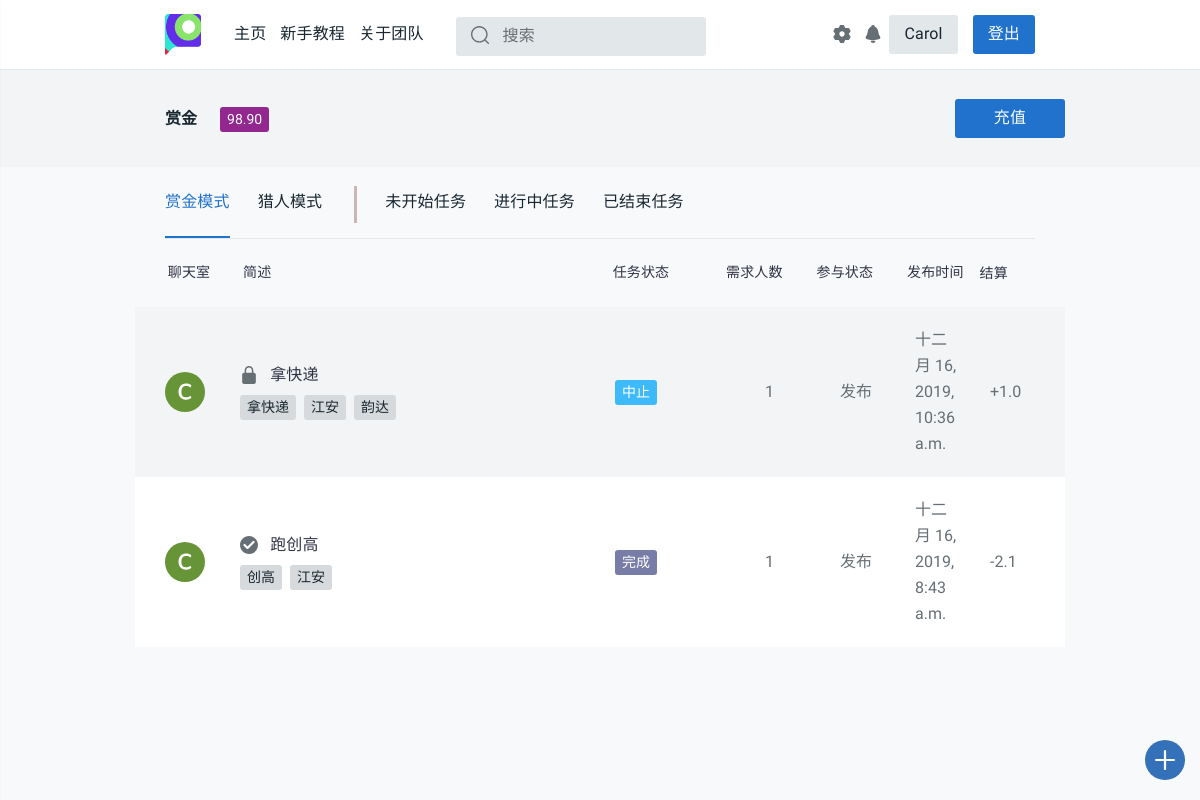
/profile/ (signed in), run on the app's committed database.
### login/models.py (models this page shows, shortened)
class User(models.Model):
    name = models.CharField(max_length=128, unique=True)
    password = models.CharField(max_length=256)
    stu_id = models.CharField(max_length=13, unique=True)
    phone = models.CharField(max_length=11, unique=True, default='None')
    dept = models.CharField(max_length=50, default='None')
    money = models.DecimalField(max_digits=5, decimal_places=2, default=0.00)
    c_time = models.DateTimeField(auto_now_add=True)
    has_confirmed = models.BooleanField(default=False)
    send_state = models.IntegerField(default=1)
    updated_time = models.DateTimeField(null=True, blank=True)
    class Meta:
        ordering = ['c_time']
        verbose_name = '用户'
        verbose_name_plural = '用户'

### task_platform/models.py (models this page shows, shortened)
class Task(models.Model):
    state = (('未开始', 'waitting'), ('进行中', 'processing'), ('中止', 'abort'),
             ('撤销', 'revoke'), ('超时', 'timeout'), ('完成', 'completed'))
    publisher = models.CharField(max_length=128)
    pub_time = models.DateTimeField(auto_now_add=True)
    begin_time = models.DateTimeField(null=True, blank=True)
    end_time = models.DateTimeField(null=True, blank=True)
    people_needed = models.IntegerField(default=1)
    people_now = models.IntegerField(default=0)
    expected_time_consuming = models.DecimalField(
        max_digits=12, decimal_places=1, default=0.0)
    task_description = models.CharField(max_length=50, default="None")
    task_detail = RichTextUploadingField(default='None')
    task_state = models.CharField(max_length=32, choices=state, default='未开始')
    task_class = models.CharField(max_length=48, default='赏金模式')
    class Meta:
        ordering = ['pub_time']
        verbose_name = '任务'
        verbose_name_plural = '任务'

class Task_tags(models.Model):
    sig_tag = models.CharField(max_length=20, default="None")
    task_id = models.IntegerField(default="0")
    def __str__(self):
        return self.sig_tag
    class Meta:
        verbose_name = "任务标签"
        verbose_name_plural = "任务标签"

### task_platform/views.py (the view, shortened to what this page needs)
# urls.py: path('profile/', views.profile, name='profile'),
def profile(request):
    username = request.session.get('user_name', None)
    if not username:
        return redirect('/login/')
    notice_room = '/chatroom/{}'.format(get_notice_room_id(username))
    notice_num = chatinfo_num(username)
    user = User.objects.get(name=username)
    student_id = user.stu_id
    phone = user.phone
    dept = user.dept
    if user.dept == 'None':
        dept = '暂无信息'
    money = user.money
    task_list_list = []
    if username:
        user = User.objects.get(name=username)
        student_id = user.stu_id
        phone = user.phone
        dept = user.dept
        if user.dept == 'None':
            dept = '暂无信息'
    stcolor_finder = {
        '未开始': '9', '进行中': '2',
        '中止': '3', '撤销': '3',
        '超时': '6', '完成': '4',
        '赏金模式': '5', '猎人模式': '7'
    }
    rec_task_id_list = Task_receive.objects.filter(username=username).values_list('task_id')
    latest_task_list = Task.objects.filter(
        Q(publisher=username) | Q(id__in=rec_task_id_list)
    ).order_by('-pub_time')
    tab_class = [
        ("task_class='赏金模式'", "_task.task_state"),
        ("task_class='猎人模式'", "_task.task_state"),
        ("task_state='未开始'", "_task.task_class"),
        ("task_state='进行中'", "_task.task_class"),
        ("Q(task_state='撤销')|Q(task_state='中止')|Q(task_state='超时')|Q(task_state='完成')",
        "_task.task_class")
    ]
    def calc_settlement(task, username):
        _settlement = '暂无'
        rec_task_list = Task_receive.objects.filter(task_id=task.id)
        if task.publisher == username:
            if task.task_class == '赏金模式':
                if task.task_state == '完成':
                    _settlement = 0
                    for rec in rec_task_list:
                        _settlement -= (1 + settings.PERCENTAGE) * float(rec.done_money)
                elif task.task_state in ['中止']:
                    _settlement = 0
                    for rec in rec_task_list:
                        _settlement += float(rec.done_money)
                elif task.task_state == '撤销':
                    _settlement = -settings.DEPOSIT
                    for rec in rec_task_list:
                        if rec.is_abort:
                            _settlement += float(rec.done_money)
            else:
                if task.task_state == '完成':
                    _settlement = -float(rec_task_list.first().done_money) * (1 - settings.PERCENTAGE)
                elif task.task_state in ['中止', '超时']:
                    _settlement = -settings.DEPOSIT
        if type(_settlement) == str:
            return _settlement
        if _settlement >= 0:
            return '+{}'.format(round(_settlement, 2))
        else:
            return str(round(_settlement, 2))
    for idx in range(5):
        tag_list = []
        for _task in eval('latest_task_list.filter({})'.format(tab_class[idx][0])):
            _color = 'tt-color0{} tt-badge'.format(stcolor_finder[eval(tab_class[idx][1])])
            _settlement = calc_settlement(_task, username)
            _room_id = get_room_id(_task)
            tag_list.append(
                (_task, _color, _settlement, _room_id,
                Task_tags.objects.filter(task_id=_task.id).order_by('sig_tag'))
            )
        task_list_list.append(tag_list)
    tag_list_1, tag_list_2, tag_list_3, tag_list_4, tag_list_5 = (
        task_list_list[0], task_list_list[1], task_list_list[2],
        task_list_list[3], task_list_list[4]
    )
    if request.method == 'POST' and 'settings' in request.POST:
        self_settings(request)
    return render(request, 'task_platform/profile.html', locals())

### task_platform/views.py (called while the page is built)
@csrf_exempt
def get_room_id(task):
    md5 = hashlib.md5()
    md5.update('{}{}'.format(task.id, task.publisher).encode())
    return md5.hexdigest()

@csrf_exempt
def get_notice_room_id(username):
    md5 = hashlib.md5()
    md5.update(username.encode())
    return md5.hexdigest()

def chatinfo_num(username):
    withs = Withdraw.objects.filter(username=username, state='完成', noticed=False)
    for each_with in withs:
        send_notice(username, '恭喜您，您于{}发起的提现{}元的请求已经接受，请查看您支付宝余额，如果有问题请联系platform_office@163.com。'.format(each_with.start_time.strftime('%Y-%m-%d %M:%H:%S'), each_with.money))
        each_with.noticed = True
        each_with.save()
    chatnum = ChatVision.objects.filter(username=username, has_seen=False).count()
    return chatnum

### task_platform/templates/task_platform/profile.html (shortened to what this page needs)
{% extends 'task_platform/base.html'%}
{% load staticfiles %}
{% block content %}
<head>
  <link rel="stylesheet" href="{% static 'css/style.css' %}">
  <link href="{% static 'css/profile.css' %}" rel="stylesheet">
</head>
<main id="tt-pageContent" class="tt-offset-small">
  <div class="tt-wrapper-section">
    <div class="container">
      <div class="tt-user-header">
        <div class="tt-col-title">
          <div class="tt-title">
            <a href="#">赏金</a>
          </div>
          <ul class="tt-list-badge">
            <li><a href="#"><span class="tt-color14 tt-badge">{{ money }}</span></a></li>
          </ul>
        </div>
        <div class="tt-col-btn" id="js-settings-btn">
          <div class="tt-list-btn">
            <a href="/recharge/" class="btn btn-secondary">充值</a>
          </div>
        </div>
      </div>
    </div>
  </div>
  <div class="container">
    <div class="tt-tab-wrapper">
      <div class="tt-wrapper-inner">
        <ul class="nav nav-tabs pt-tabs-default" role="tablist">
          <li class="nav-item show">
            <a class="nav-link active" data-toggle="tab" href="#tt-tab-01" role="tab"><span>赏金模式</span></a>
          </li>
          <li class="nav-item">
            <a class="nav-link" data-toggle="tab" href="#tt-tab-02" role="tab">
              <div class="box-container">
                <div class="border-right"><span>猎人模式</span></div>
              </div>
             </a>
          </li>
          <li class="nav-item">
            <a class="nav-link" data-toggle="tab" href="#tt-tab-03" role="tab"><span>未开始任务</span></a>
          </li>
          <li class="nav-item">
            <a class="nav-link" data-toggle="tab" href="#tt-tab-04" role="tab"><span>进行中任务</span></a>
          </li>
          <li class="nav-item">
            <a class="nav-link" data-toggle="tab" href="#tt-tab-05" role="tab"><span>已结束任务</span></a>
          </li>
        </ul>
      </div>
      <div class="tab-content">
        <div class="tab-pane tt-indent-none show active" id="tt-tab-01" role="tabpanel">
          <div class="tt-topic-list">
            <div class="tt-list-header">
              <div class="tt-col-value" style="width: 17%;"><center>聊天室</center></div>
              <div class="tt-col-category" style="width: 90%">简述</div>
              <div class="tt-col-category" style="width: 30%;padding-left:5.5%">任务状态</div>
              <div class="tt-col-value hide-mobile" style="width: 20%;padding-left:2%">需求人数</div>
              <div class="tt-col-value hide-mobile" style="width: 20%;padding-left:2%">参与状态</div>
              <div class="tt-col-value hide-mobile" style="width: 20%;padding-left:2%">发布时间</div>
              <div class="tt-col-value" style="width: 20%;padding:0%">结算</div>
            </div>
            {% if tag_list_1 %}
            {% for task, color, settlement, room_id, tags in tag_list_1 %}
              <div class="tt-item">
                <div class="tt-col-avatar">
                  <a href="/chatroom/{{ room_id }}">
                  <svg class="tt-icon">
                    <use xlink:href="#icon-ava-c"></use>
                  </svg>
                  </a>
                </div>
                <div class="tt-col-description">
                  <h6 class="tt-title"><a href="{% url 'detail' task.id %}">
                      {% if task.task_state == "完成" %}
                        <svg class="tt-icon">
                          <use xlink:href="#icon-verified"></use>
                        </svg>
                      {% elif task.task_state == "中止" or task.task_state == "撤销" or task.task_state == "超时" %}
                        <svg class="tt-icon">
                          <use xlink:href="#icon-locked"></use>
                        </svg>
                      {% endif %}
                      {{ task.task_description }}
                    </a></h6>
                  <div class="row align-items-center no-gutters">
                    <div class="col-11">
                      <ul class="tt-list-badge">
                        {% for tag in tags %}
                        <li><a><span class="tt-badge">{{ tag }}</span></a></li>
                        {% endfor%}
                      </ul>
                    </div>
                  </div>
                </div>
                <div class="tt-col-category"><span class="{{ color }}">{{ task.task_state }}</span></div>
                <div class="tt-col-value hide-mobile">{{ task.people_needed }}</div>
                <div class="tt-col-value   hide-mobile">
                  {% if task.publisher == username %}
                  发布
                  {% else %}
                  接收
                  {% endif %}
                </div>
                <div class="tt-col-value hide-mobile">{{ task.pub_time }}</div>
                <div class="tt-col-value hide-mobile">{{ settlement }}</div>
              </div>
            {% endfor %}
            {% endif %}
          </div>
        </div>
      </div>
    </div>
  </div>
</main>
{% endblock %}

### static/css/profile.css (style rules this page uses)
.box-container { position: relative; }
.border-right { padding: 0px 35px 0px 0px; }
.border-right:after { content: ''; position: absolute; left: auto; top: auto; bottom: 15px; right: 0; height: 52%; width: 3px; background-color: #ccb5b5; }

### data on the page
User: money "98.90"
Task: task_description "拿快递", task_state "中止", people_needed "1", publisher "发布", pub_time "十二月 16, 2019, 10:36 a.m.", settlement "+1.0"
Task_tags: sig_tag "拿快递"
Task_tags: sig_tag "江安"
Task_tags: sig_tag "韵达"
Task: task_description "跑创高", task_state "完成", people_needed "1", publisher "发布", pub_time "十二月 16, 2019, 8:43 a.m.", settlement "-2.1"
Task_tags: sig_tag "创高"
Task_tags: sig_tag "江安"

### other printed values
{{ request.session.user_name }} "Carol"
